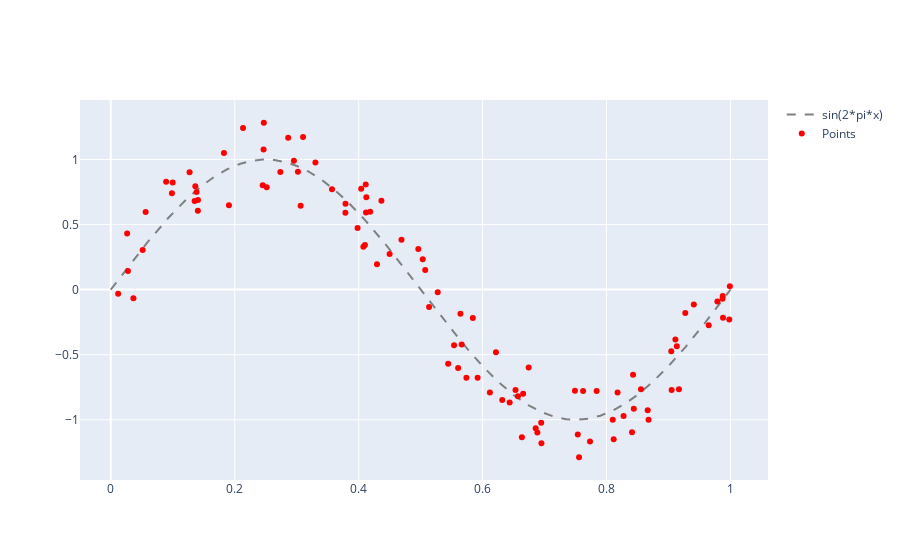

Here is the notebook cell this chart was saved with:
### Code cell
fig = py.graph_objs.Figure()
fig.add_scatter(x=_x, y=_yg, name=str(gen_function), line_dash='dash', line_color='gray')
fig.add_scatter(x=_px, y=_py, name='Points', mode='markers', marker_color='red')
fig.show()
